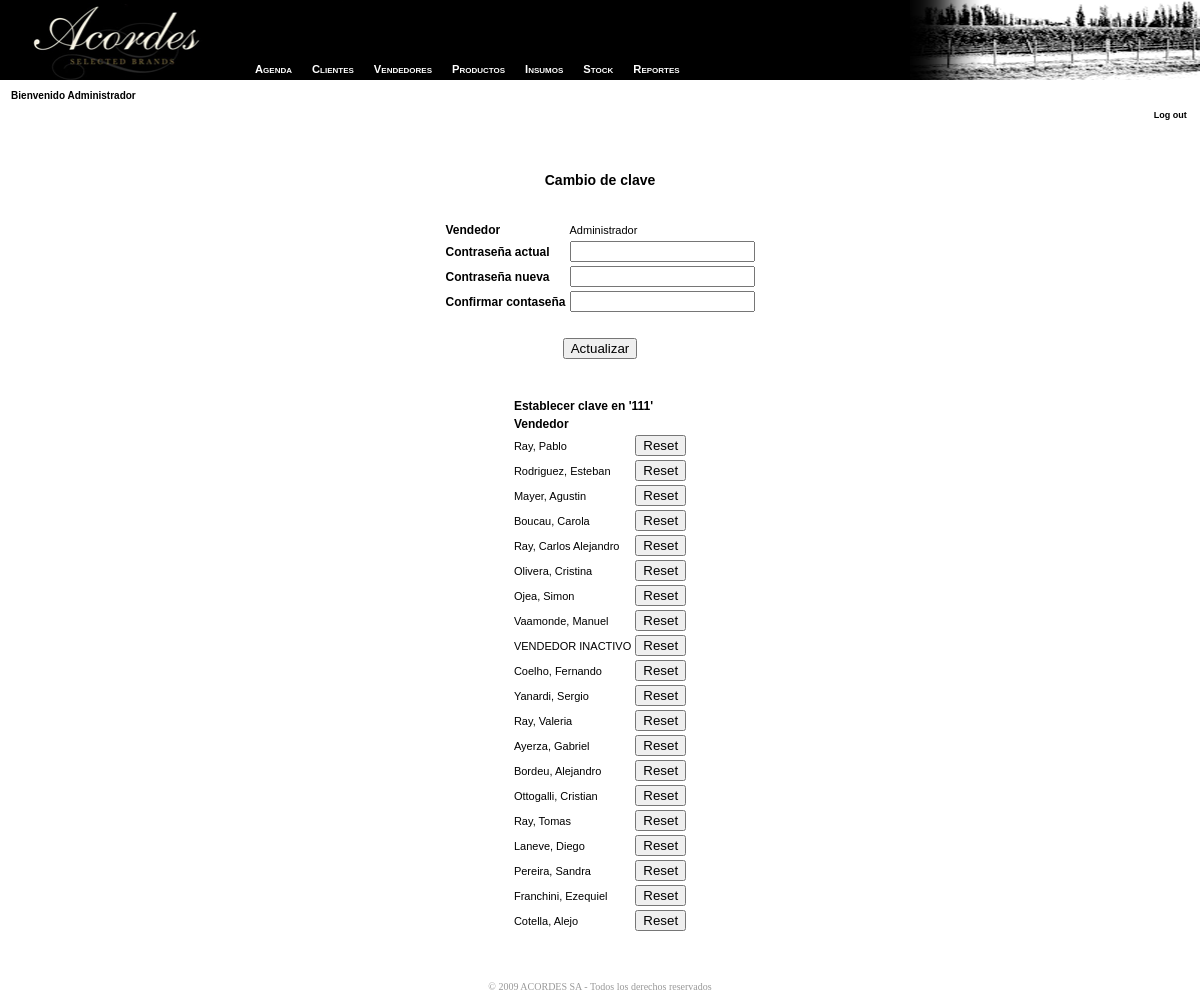
The app's page /web/administrador/abm_clave.php (signed in) with its own data.
### tables this page shows
CREATE TABLE `vendedores` (
  `id_vendedor` int(6) NOT NULL AUTO_INCREMENT,
  `nombre` varchar(255) NOT NULL DEFAULT '',
  `sigla` varchar(100) DEFAULT NULL,
  `telefono` varchar(255) NOT NULL DEFAULT '',
  `mail` varchar(255) NOT NULL DEFAULT '',
  `direccion` varchar(255) NOT NULL DEFAULT '',
  `celular` varchar(20) DEFAULT NULL,
  `user` varchar(20) DEFAULT NULL,
  `observaciones` blob,
  `pass` varchar(20) NOT NULL DEFAULT '',
  `activo` tinyint(10) DEFAULT '1',
  PRIMARY KEY (`id_vendedor`)
);

### web/administrador/conn.php (called while the page is built, shortened)
<?php
$conn_id = openConn();
function openConn (){
	$local = $_SERVER['SERVER_NAME'] == "localhost" ? true:false;
	if ($local) {
		$id = mysql_connect("localhost", "root") or die("error");
	} else {
		$id = mysql_connect("localhost", "acordes_user", "Acordes12") or die(mysql_error());
		mysql_select_db("acordes_bd", $id);
	}
	return $id;
}
function query ($str){
	global $conn_id;
	$q = mysql_query ($str, $conn_id) or die (mysql_error());
	return $q;
}
?>

### web/administrador/abm_clave.php (the view, shortened to what this page needs)
<?
require("conn.php");
require("func.php");
?>
<html>
<head>
<link rel="stylesheet" href="includes/menu.css" type="text/css">
<link href="estilos.css" rel="stylesheet" type="text/css">
</head>
<body>
<?
	$vendedor = $_SESSION['nombre_vend'];
	$exp = explode(",", $vendedor);
	if($exp[1] == ""){
		$n = $exp[0];
	}else{
		$n = $exp[1];
	}
	include("_menu.php");
?>
<table width="100%" border="0" cellpadding="0" cellspacing="0">
		<tr>
			<td height="121" valign="top">
				<table width="100%" height="121" border="0" cellpadding="0" cellspacing="0" id="HEADER">
					<tr>
						<td width="343" valign="top" class="header-left3">
						  <img src="images/headers/mm-ap.jpg" width="341" height="80">
						  <p class="textToolBar">&nbsp;&nbsp;&nbsp;&nbsp;Bienvenido <?= $n?></p>
						</td>
						<td class="expand3">&nbsp;</td>
						<td width="358" valign="top" class="header-right3">
							<p>&nbsp;<br><br><br></p><p>&nbsp;</p>
					    	<p align="right"><a href="logout.php" class="textToolBarLink">Log out</a>&nbsp;&nbsp;&nbsp;</p>
						</td>
					</tr>
				</table>
			</td>
		</tr>
		<tr>
		  <td height="15"><div align="right"></div></td>
		</tr>
		<tr valign="top">
			<td height="5">
			</td>
		</tr>
		<tr><td height="30">&nbsp;</td></tr>
		<tr>
			<td valign="top" height="30">
<p align="center" class="titulo">Cambio de clave</p>
<br>
<form name="change_pass" action="<?=$_SERVER['PHP_SELF']?>" method="post">
<table align="center">
<?
$sql="SELECT nombre, pass FROM vendedores WHERE id_vendedor=". $_SESSION['id_vendedor'];
$q= query($sql);
$rs=mysql_fetch_array($q)
?>
<tr>
  <td class="encabezado">Vendedor</td>
  <td class="data"><?=$rs['nombre'];?></td></tr>
<tr><td class="encabezado">Contraseña actual</td>
<td><input type="password" name="old_pass"></td></tr>
<tr><td class="encabezado">Contraseña nueva</td>
<td><input type="password" name="new_pass"></td></tr>
<tr><td class="encabezado">Confirmar contaseña</td>
<td><input type="password" name="confirm_pass"></td></tr>
<tr><td colspan="2">&nbsp;</td></tr>
<tr><td colspan="2" align="center"><input type="submit" name="actualizar" value="Actualizar"></td></tr>
</table>
</form>
	<br>
<?
if($_SESSION['admin']=='ok'){
?>
	<table align="center">
	<tr>
	  <td colspan="2" class="encabezado">Establecer clave en '111' </td>
	  </tr>
	<tr>
		<td class="encabezado">Vendedor</td>
		<td></td>
	</tr>
<?
$sql="SELECT id_vendedor, nombre from vendedores where id_vendedor>1";
$q=query($sql);
while($rs=mysql_fetch_array($q)){
?>
	<form action="">
	<tr>
		<td class="data"><?=$rs['nombre']?></td>
		<td><input type="submit" value="Reset" name="Reset"><input type="hidden" name="id_v" value="<?=$rs['id_vendedor']?>"></td>
	</tr>
	</form>
<?
}?>
	</table>
	<?}?>
			</td>
		</tr>
		<tr><td vAlign="top" height="30"></td></tr>
		<tr>
			<td height="44" align="center" valign="bottom">
				<table class="pie" id="FOOTER" height="44" cellSpacing="0" cellPadding="0" width="100%" border="0">
					<tr>
						<td align="center">© 2009 ACORDES SA - Todos los derechos reservados</td>
					</tr>
				</table>
			</td>
		</tr>
	</table>
</body>
</html>

### web/administrador/includes/menu.css (style rules this page uses)
body { font-family:Tahoma, Geneva, sans-serif; }

### web/administrador/estilos.css (style rules this page uses)
body { margin-left:0; margin-top:0; margin-bottom:0; margin-right:0; font-family:Verdana, Arial, Helvetica, sans-serif; }
.encabezado { font-size:12px; font-weight:bold; }
.data { font-size:11px; }
.titulo { font-size:14px; font-weight:900; }
.textToolBar { font-family: Verdana, Arial, Helvetica, sans-serif; font-size: 10px; font-weight: bold; color: #000000; }
.pie { font-family: Verdana; font-size: 10px; color: #999; background-image: url(images/gris_footer.gif); background-repeat: no-repeat; background-position: right bottom; }
a.textToolBarLink:link, a.textToolBarLink:visited, a.textToolBarLink:active { font-family: Verdana, Arial, Helvetica, sans-serif; font-size: 9px; font-weight: bold; color: #000000; }
.expand3 { background-image: url(images/headers/expand3.gif); background-repeat: repeat-x; }
.header-left3 { background-image: url(images/headers/header-left3.gif); background-repeat: no-repeat; }
.header-right3 { background-image: url(images/headers/header-right3.gif); background-repeat: no-repeat; }

### records on screen
vendedores: nombre "Administrador"
vendedores: nombre "Ray, Pablo"
vendedores: nombre "Rodriguez, Esteban"
vendedores: nombre "Mayer, Agustin"
vendedores: nombre "Boucau, Carola"
vendedores: nombre "Ray, Carlos Alejandro"
vendedores: nombre "Olivera, Cristina"
vendedores: nombre "Ojea, Simon"
vendedores: nombre "Vaamonde, Manuel"
vendedores: nombre "VENDEDOR INACTIVO"
vendedores: nombre "Coelho, Fernando"
vendedores: nombre "Yanardi, Sergio"
vendedores: nombre "Ray, Valeria"
vendedores: nombre "Ayerza, Gabriel"
vendedores: nombre "Bordeu, Alejandro"
vendedores: nombre "Ottogalli, Cristian"
vendedores: nombre "Ray, Tomas"
vendedores: nombre "Laneve, Diego"
vendedores: nombre "Pereira, Sandra"
vendedores: nombre "Franchini, Ezequiel"
vendedores: nombre "Cotella, Alejo"

### other values on screen
$n "Administrador"
